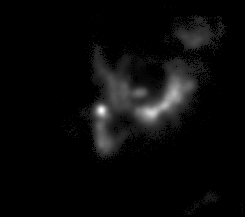
#> input picture astronomical-observations/TAURUS-604-O-Flux.fits, 245 x 217 px, found by its file name
$ python otv-TAU-N604-O.py
#> lines starting #> are read from the running program, lines starting #| are printed output that depends on the picture
#!/usr/bin/env python
# coding: utf-8

import time
start_time=time.time()


from pathlib import Path

from matplotlib import pyplot as plt
import seaborn as sns
from scipy import interpolate
import numpy as np
import pandas as pd
import json

from astropy.io import fits
import astropy.units as u
#from astropy.table import Table
#import itertools


# Input path

# observations folder location

text_file_0 = open("path-observations.txt", "r")
#> (reads surface_brightness_fluctuations/path-observations.txt from the repository)
path_obs = text_file_0.read()


datapath_obs = Path(path_obs).expanduser()


# results folder location

text_file_1 = open("path-results.txt", "r")
#> (reads surface_brightness_fluctuations/path-results.txt from the repository)
path_res = text_file_1.read()


datapath_res= Path(path_res).expanduser()


# files names

data_file = 'TAURUS-604-O-'


name_export='TAU-N604-O'


flux_in = data_file + 'Flux.fits'
radial_velocity_in = data_file + 'RV.fits'
sigma_in = data_file + 'Sigma.fits'


flux=fits.open(datapath_obs / flux_in)
#> flux = 1 item
rad_vel=fits.open(datapath_obs / radial_velocity_in)
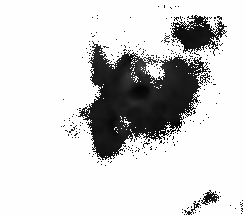
#> input picture astronomical-observations/TAURUS-604-O-RV.fits, 245 x 217 px, found by its file name
#> rad_vel = 1 item
sigma=fits.open(datapath_obs / sigma_in)
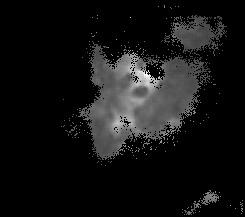
#> input picture astronomical-observations/TAURUS-604-O-Sigma.fits, 245 x 217 px, found by its file name
#> sigma = 1 item


# Input data of the region

distance = 840000 #parsecs
pix = 0.26 #arcsec
seeing = 0.9 #seeing arcsec FWHM


pc = distance*(2*np.pi) / (360 * 60 * 60) #arcsec to parsecs
s0 = (seeing*pc)/2.355 #seeing pc RMS
pc,s0


# Flux map

fig, ax = plt.subplots(figsize=(5, 5))

image_data=flux[0].data
#> image_data is the input picture: shape (217, 245) float64; min 8.43e-09, max 33.74, mean 1.3

plt.imshow(image_data, cmap='inferno')

ax.set_xlabel('pixels')
ax.set_ylabel('pixels')

cbar = plt.colorbar()
cbar.set_label('Flux', rotation=270, labelpad=15)

plt.title('OIII Flux')


# Matrix to List

flx=flux[0].data
df=pd.DataFrame(flx)
#> df = table of 217 rows and 245 columns
dffx=df.stack().reset_index().rename(columns={'level_0':'X', 'level_1':'Y', 0:'I'})
#> dffx = table of 53165 rows and 3 columns
dffx.describe()


# Radial velocity map

fig, ax = plt.subplots(figsize=(5, 5))

image_data=rad_vel[0].data
#> image_data is the input picture: shape (217, 245) float64; min -20.42, max 196.6, mean 160

plt.imshow(image_data, cmap='viridis')

ax.set_xlabel('pixels')
ax.set_ylabel('pixels')

cbar = plt.colorbar()
cbar.set_label('km/s', rotation=270, labelpad=15)
plt.clim(-25,25)

plt.title('OIII Radial Velocity')


# Matrix to List

vel=rad_vel[0].data
df=pd.DataFrame(vel)
dfvr=df.stack().reset_index().rename(columns={'level_0':'X', 'level_1':'Y', 0:'RV'})
#> dfvr = table of 53165 rows and 3 columns
dfvr.describe()


# Sigma map

fig, ax = plt.subplots(figsize=(5, 5))

image_data=sigma[0].data
#> image_data is the input picture: shape (217, 245) float64; min 1.46e-08, max 58.29, mean 4.4

plt.imshow(image_data, cmap='magma')

ax.set_xlabel('X coordintate')
ax.set_ylabel('Y coordintate')

cbar = plt.colorbar()
cbar.set_label('km/s', rotation=270, labelpad=15)

#plt.gca().invert_yaxis()
plt.title('OIII σ')


# Matrix to list

sig=sigma[0].data
df=pd.DataFrame(sig)
dsig=df.stack().reset_index().rename(columns={'level_0':'X', 'level_1':'Y', 0:'Sig'})
#> dsig = table of 53165 rows and 3 columns
dsig.describe()


# Merge previous lists

data=dfvr
#> data = table of 53165 rows and 3 columns
data['I']=dffx.I
data['Sig']=dsig.Sig
data.describe()


sns.pairplot(data,
             vars=["I","RV","Sig"],
             diag_kind='hist',
             plot_kws=dict(alpha=0.3, s=10, edgecolor='none'),
             diag_kws=dict(bins=20),
            )


# Clean data

#mI=(data.I>data.I.mean()+0.25*data.I.std())#&(data.Sig>data.Sig.mean()+0.5*data.Sig.std())
mI=(data.I>1)#&(data.Sig>1)
#mI=(data.Sig>5)
data2=data[mI]
#> data2 = table of 9897 rows and 5 columns


data2.describe()


sns.pairplot(data2,
             vars=["I","RV","Sig"],
             diag_kind='hist',
             plot_kws=dict(alpha=0.3, s=10, edgecolor='none',color='green'),
             diag_kws=dict(bins=20, color="green"),
            )


data.describe()


# standars errors

data2.sem()


# Clean maps and other results

plt.style.use([
    "seaborn-poster",
])

fig = plt.figure(figsize=(8, 6))

ax = fig.add_subplot()

datal=data2.copy()
#> datal = table of 9897 rows and 5 columns
#datal.I=np.log10(datal.I)

datal.X=datal.X.astype(int)
dataH_f=(datal.round(2)).pivot(index='X', columns='Y', values='I')
#> dataH_f = table of 178 rows and 170 columns
sns.heatmap(dataH_f, cmap="inferno",xticklabels='auto',cbar_kws={'label': 'Flux'})
#plt.title('H$_{α}$ Flux')
plt.title('NGC 604')

#plt.savefig('Imgs//Flux//N604.pdf', bbox_inches='tight')


plt.style.use([
    "seaborn-poster",
])
fig = plt.figure(figsize=(8, 6))
ax = fig.add_subplot()

datal=data2.copy()

dataH_rv=(datal.round(2)).pivot(index='X', columns='Y', values='RV')
#> dataH_rv = table of 178 rows and 170 columns
sns.heatmap(dataH_rv, cmap="RdBu_r",cbar_kws={'label': 'km/s'})
plt.title('NGC 604')
ax.set_facecolor('xkcd:gray')

# [8 lines of commented-out code are left out]


plt.style.use([
    "seaborn-poster",
])

fig = plt.figure(figsize=(8, 6))
ax = fig.add_subplot()

datal=data2.copy()

dataH_s=(datal).pivot(index='X', columns='Y', values='Sig')
#> dataH_s = table of 178 rows and 170 columns

sns.heatmap(dataH_s, cmap="magma",cbar_kws={'label': 'km/s'})
plt.title('H$_{α}$ σ')
#plt.gca().invert_yaxis()
#plt.savefig('TAURUS/Imgs/A/'+reg+'SH.png')


# Sigma disp - deconvolution

data2['SigDisp']=(data2.Sig**2-2.28**2-13.4**2)**0.5


data2.describe()


fig, ax = plt.subplots()
plt.scatter(np.log10(data2.I),data2.SigDisp, alpha=0.04, color='k',label='NGC 604')

ax.set_xlabel('Log I')
ax.set_ylabel('$σ_{disp}$ [km/s]')
plt.legend()

fig, ax = plt.subplots()
plt.scatter(np.log10(data2.I),data2.RV, alpha=0.04, color='k',label='NGC 604')

ax.set_xlabel('Log I')
ax.set_ylabel('centroid velocity [km/s]')
plt.legend()

fig, ax = plt.subplots()
plt.scatter(data2.RV,data2.SigDisp, alpha=0.04, color='k',label='NGC 604')

ax.set_xlabel('centroid velocity [km/s]')
ax.set_ylabel('$σ_{disp}$ [km/s]')
plt.legend()


#fig, ax = plt.subplots()

sns.displot(data2.RV-data2.RV.mean(),bins=25)
plt.xlim(-25,25)

#plt.text(0.65, 1.20,'n ='+str(data.RV.count()), ha='center', va='center', transform=ax.transAxes, color='k')
#plt.text(0.70, 0.82,'$μ$ ='+str(np.round(data.RV.mean(),2))+' km/s', ha='center', va='center', transform=ax.transAxes, color='k')
#plt.text(0.65, 1.3,'$σ^{2}$ ='+str(np.round(data.RV.var(),2))+' km$^{2}$/s$^{2}$', ha='center', va='center', transform=ax.transAxes, color='k')

plt.title('NGC 604')

plt.rcParams["font.family"]="Times New Roman"
plt.rcParams["font.size"]="15"

plt.xlabel('Radial velocity [km/s]')


# Export data

data_export_list = {
        'name': name_export,
        'pc' : pc,
        's0' : s0,
        'pix' : pix,
         name_export : np.array(data2),
      }
data_export_list


data_export_matrix = {
       'name': name_export,
       'pc' : pc,
       's0' : s0,
       'pix' : pix,
       'sb' :np.array(dataH_f),
       'vv' : np.array(dataH_rv),
       'ss' : np.array(dataH_s),

      }

data_export_matrix


class MyEncoder(json.JSONEncoder):
    def default(self, obj):
        if isinstance(obj, np.integer):
            return int(obj)
        elif isinstance(obj, np.floating):
            return float(obj)
        elif isinstance(obj, np.ndarray):
            return obj.tolist()
        else:
            return super(MyEncoder, self).default(obj)


jsonfilename =name_export +"-m.json"
with open(datapath_res/jsonfilename, "w") as f:
    json.dump(data_export_matrix, fp=f, indent=3, cls=MyEncoder)


jsonfilename =name_export +"-l.json"
with open(datapath_res/jsonfilename, "w") as f:
    json.dump(data_export_list, fp=f, indent=3, cls=MyEncoder)


print("--- %s seconds ---" % (time.time()-start_time))


get_ipython().system('jupyter nbconvert --to script --no-prompt otv-TAU-N604-O.ipynb')
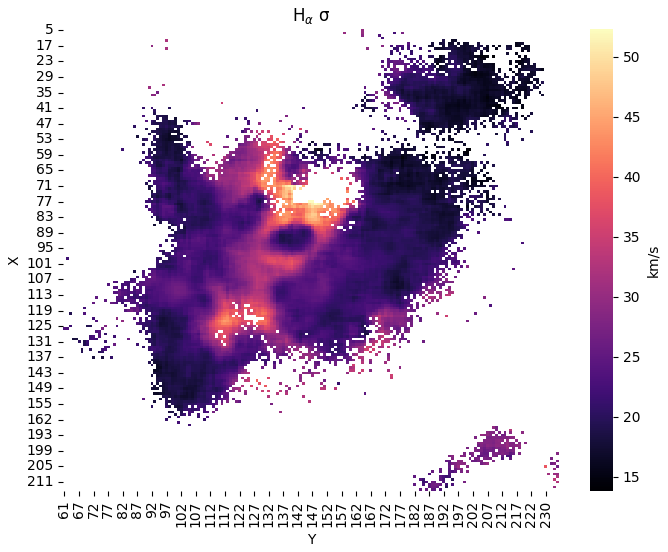
#> figure drawn by matplotlib, 2 panels
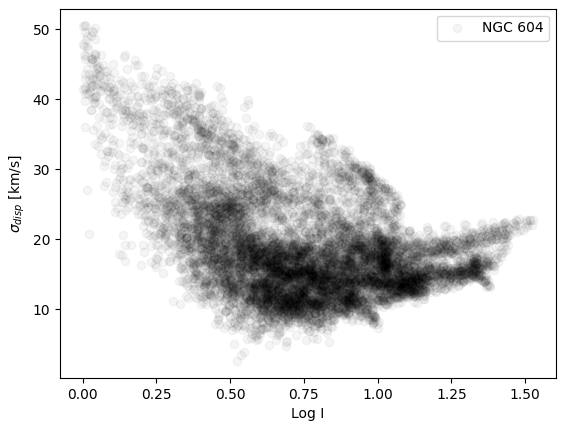
#> figure drawn by matplotlib, 1 panel
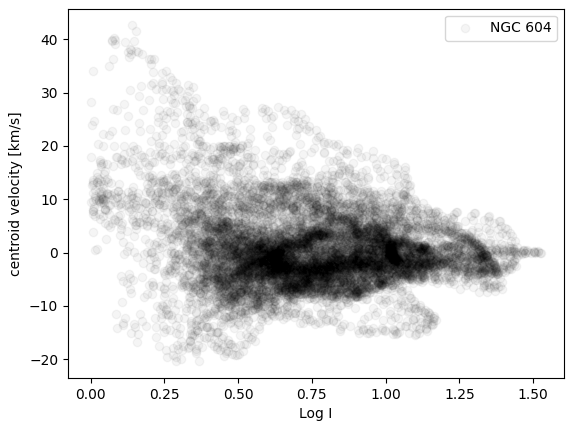
#> figure drawn by matplotlib, 1 panel
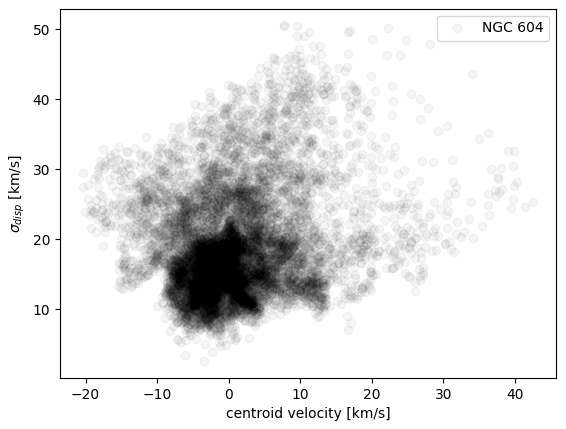
#> figure drawn by matplotlib, 1 panel
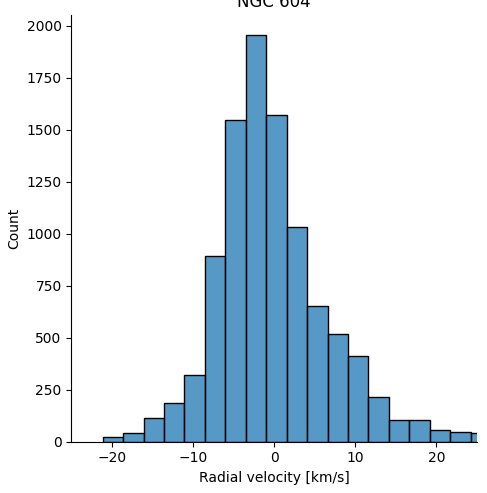
#> figure drawn by matplotlib, 1 panel; tallest bar 1955 high, from x = -3.5 to -0.983
